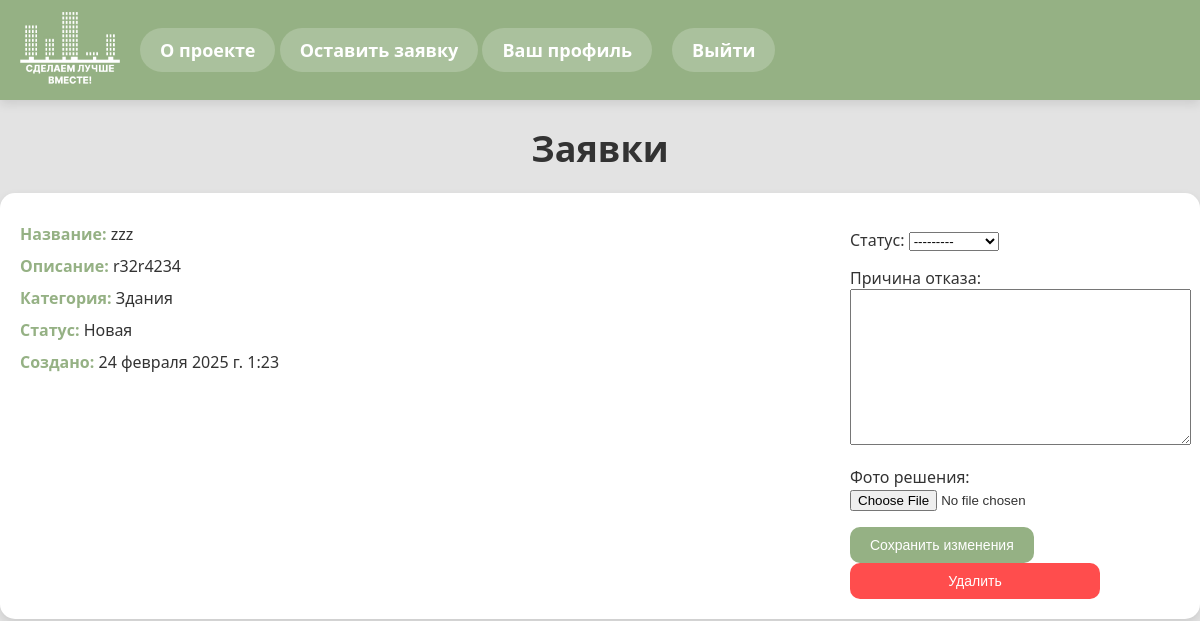
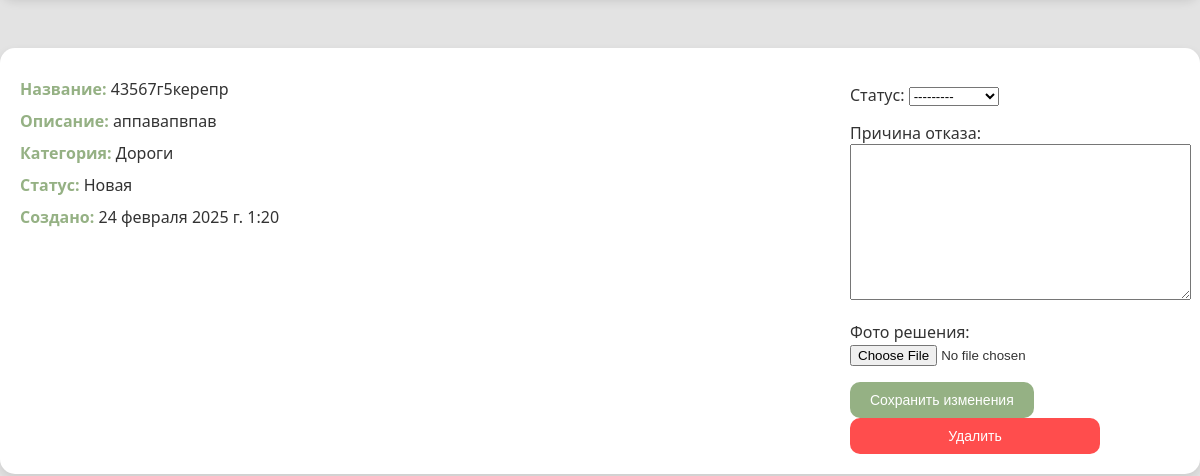
/tickets/ (signed in, upper part), run on an earlier commit of the app's database (2 pictures, top to bottom).
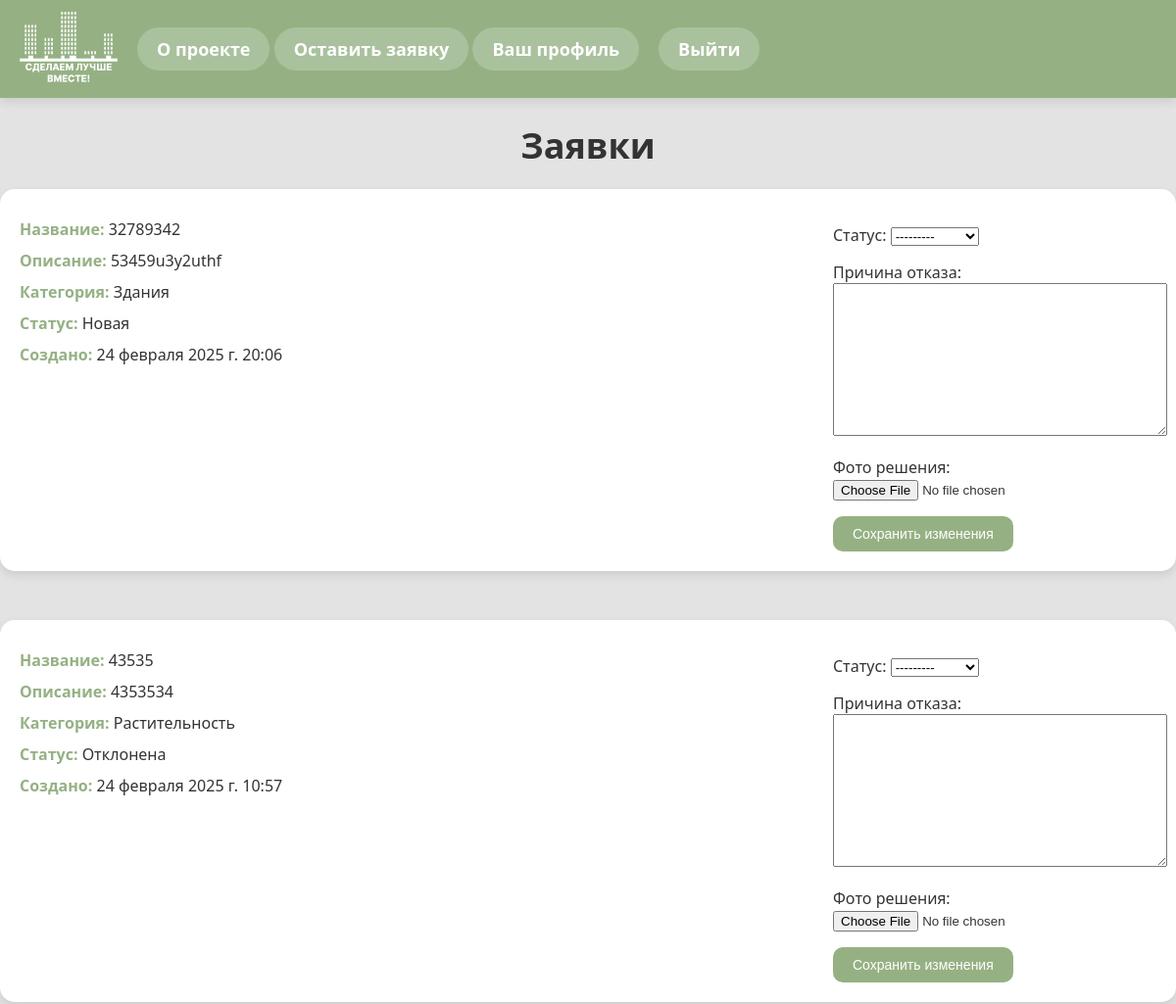
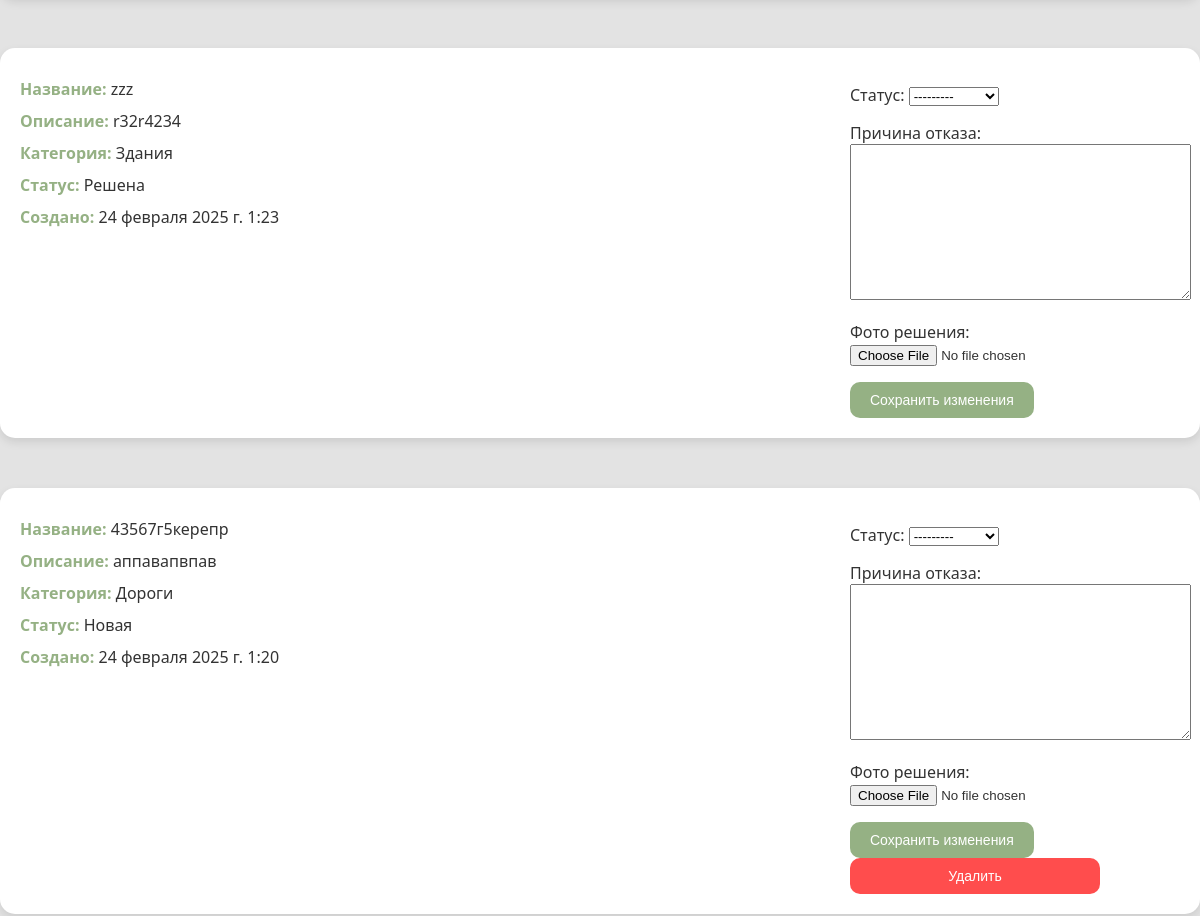
And on a later commit of the database (2 pictures, top to bottom).
### main/models.py (models this page shows, shortened)
class Ticket(models.Model):
    creator = models.ForeignKey(settings.AUTH_USER_MODEL, on_delete=models.CASCADE, verbose_name='Создатель заявки', related_name='ticket_creator')
    title = models.CharField(max_length=255, verbose_name='Название заявки')
    description = models.TextField(verbose_name='Описание заявки')
    category = models.ForeignKey('Categories', on_delete=models.SET_NULL, null=True, blank=True, verbose_name='Категория')
    photo = models.ImageField(upload_to='ticket_photos/', verbose_name='Фото проблемы', null=True, blank=True)
    status = models.ForeignKey('Status', on_delete=models.SET_NULL, null=True, blank=True, verbose_name='Статус')
    created_at = models.DateTimeField(default=timezone.now, verbose_name='Дата создания')
    rejection_reason = models.TextField(blank=True, null=True, verbose_name='Причина отказа')
    solved_image = models.ImageField(upload_to='solved_images/', blank=True, null=True, verbose_name='Фото решения')
    def can_delete(self):
        return self.status.title == "Новая"

class Categories(models.Model):
    catgname = models.CharField(max_length=60, blank=False, default="")

class Status(models.Model):
    title = models.CharField(max_length=20, verbose_name='Статус')
    def __str__(self):
        return self.title

### main/views.py (the view)
# urls.py: path('tickets/', ticket_view, name='tickets'),
@login_required
def ticket_view(request):
    if request.user.is_superuser:
        tickets = Ticket.objects.all()
    else:
        tickets = Ticket.objects.filter(creator=request.user)
    statuses = Status.objects.all()
    if request.method == 'POST':
        ticket_id = request.POST.get('ticket_id')
        ticket = get_object_or_404(Ticket, id=ticket_id)
        form = TicketStatusForm(request.POST, request.FILES, instance=ticket)
        if form.is_valid():
            new_status = form.cleaned_data['status']
            if new_status.title == "Отклонена" and not form.cleaned_data['rejection_reason']:
                form.add_error('rejection_reason', 'Укажите причину отказа')
            elif new_status.title == "Решена" and not form.cleaned_data['solved_image']:
                form.add_error('solved_image', 'Загрузите фотографию решения')
            else:
                form.save()
                return redirect('tickets')
    else:
        form = TicketStatusForm()
    context = {
        'tickets': tickets,
        'statuses': statuses,
        'form': form,
    }
    return render(request, 'main/tickets.html', context)

### main/forms.py
class TicketStatusForm(forms.ModelForm):
    class Meta:
        model = Ticket
        fields = ['status', 'rejection_reason', 'solved_image']
    def __init__(self, *args, **kwargs):
        super().__init__(*args, **kwargs)
        if self.instance.status and self.instance.status.title == "Решена":
            self.fields['status'].disabled = True
        self.fields['rejection_reason'].required = False
        self.fields['solved_image'].required = False

### main/templates/main/tickets.html (shortened to what this page needs)
{% load static %}
<!DOCTYPE html>
<html lang="ru">
<head>
    <link rel="stylesheet" href="{% static 'css/ticket.css' %}">
</head>
<body>
    <header class="new-menu">
        <div class="menu-content">
            <div class="logo">
                <a href="{% url 'index' %}">
                    <img src="{% static 'image/logo.png' %}" alt="Логотип" width="160" height="120">
                </a>
            </div>
            <nav class="menu">
                <a href="{% url 'index' %}#about" class="auth-btn">О проекте</a>
                <a href="{% url 'add-ticket' %}" class="auth-btn">Оставить заявку</a>
                <a href="{% url 'tickets' %}" class="auth-btn">Ваш профиль</a>
            </nav>
            <div class="auth-buttons">
                {% if user.is_authenticated %}
                    <a href="{% url 'logout' %}" class="auth-btn">Выйти</a>
                {% else %}
                    <a href="{% url 'signup' %}" class="auth-btn">Регистрация</a>
                    <a href="{% url 'login' %}" class="auth-btn">Авторизация</a>
                {% endif %}
            </div>
        </div>
    </header>
    <main class="content">
        <div class="text">
            <h1>Заявки</h1>
        </div>
        <div class="tickets-list">
            {% for ticket in tickets|dictsortreversed:"created_at" %}
            <div class="ticket-card" id="ticket-{{ ticket.id }}">
                <div class="ticket-info">
                    <p><strong>Название:</strong> {{ ticket.title }}</p>
                    <p><strong>Описание:</strong> {{ ticket.description }}</p>
                    <p><strong>Категория:</strong>
                        {% if ticket.category %}
                            {{ ticket.category.catgname }}
                        {% else %}
                            Не указана
                        {% endif %}
                    </p>
                    <p><strong>Статус:</strong>
                        {% if ticket.status %}
                            <span class="status {{ ticket.status.title|lower }}">{{ ticket.status.title }}</span>
                        {% else %}
                            Не указан
                        {% endif %}
                    </p>
                    <p><strong>Создано:</strong> {{ ticket.created_at }}</p>
                </div>
                <div class="ticket-actions">
                    {% if request.user.is_superuser %}
                        <form method="post" enctype="multipart/form-data">
                            {{ form.as_p }}
                            <button type="submit" class="edit-link">Сохранить изменения</button>
                        </form>
                    {% endif %}
                    {% if ticket.can_delete and ticket.creator == request.user %}
                        <button class="delete-link" onclick="deleteTicket({{ ticket.id }})">Удалить</button>
                    {% endif %}
                </div>
            </div>
            {% endfor %}
        </div>
    </main>
</body>
</html>

### static/css/ticket.css (style rules this page uses)
body { font-family: 'Segoe UI', Tahoma, Geneva, Verdana, sans-serif; margin: 0; padding: 0; color: #333; background-color: #E3E3E3; height: 100vh; max-height: 1080px; display: flex; flex-direction: column; }
.new-menu { background: #95B184; padding: 10px 20px; display: flex; justify-content: space-between; align-items: center; box-shadow: 0 4px 10px rgba(0, 0, 0, 0.1); }
.menu-content { display: flex; align-items: center; gap: 20px; width: 100%; max-width: 1440px; margin: 0 auto; }
.logo img { width: 100px; height: 75px; }
.auth-buttons { display: flex; gap: 10px; }
.auth-btn { text-decoration: none; color: white; font-size: 18px; font-weight: bold; padding: 10px 20px; background: rgba(255, 255, 255, 0.2); border-radius: 25px; transition: background 0.3s ease; }
.text h1 { font-size: 36px; color: #333; margin-bottom: 20px; text-align: center; }
.ticket-card { display: grid; grid-template-columns: 1fr 250px; gap: 20px; background: white; border-radius: 15px; box-shadow: 0 4px 10px rgba(0, 0, 0, 0.1); padding: 20px; transition: transform 0.3s ease, box-shadow 0.3s ease; max-width: 1440px; margin: 0 auto; margin-bottom: 50px; }
.ticket-info p { margin: 10px 0; font-size: 16px; color: #333; }
.ticket-info strong { color: #95B184; font-weight: bold; }
.ticket-actions { position: relative; left: -80px; width: 250px; display: flex; flex-direction: column; }
.ticket-actions button, .ticket-actions .edit-link { padding: 10px 20px; font-size: 14px; border: none; border-radius: 10px; cursor: pointer; transition: background 0.3s ease; text-align: center; }
.ticket-actions button { background: #ff4d4d; color: white; }
.ticket-actions .edit-link { background: #95B184; color: white; text-decoration: none; }

What changed in the data, as far as the page shows it:
added Ticket: title "32789342", description "53459u3y2uthf", category.catgname "Здания", status "Новая", created_at "24 февраля 2025 г. 20:06"
added Ticket: title "43535", description "4353534", category.catgname "Растительность", status "Отклонена", created_at "24 февраля 2025 г. 10:57"
changed Ticket "zzz": status "Новая" → "Решена"; no longer shows "Удалить"
